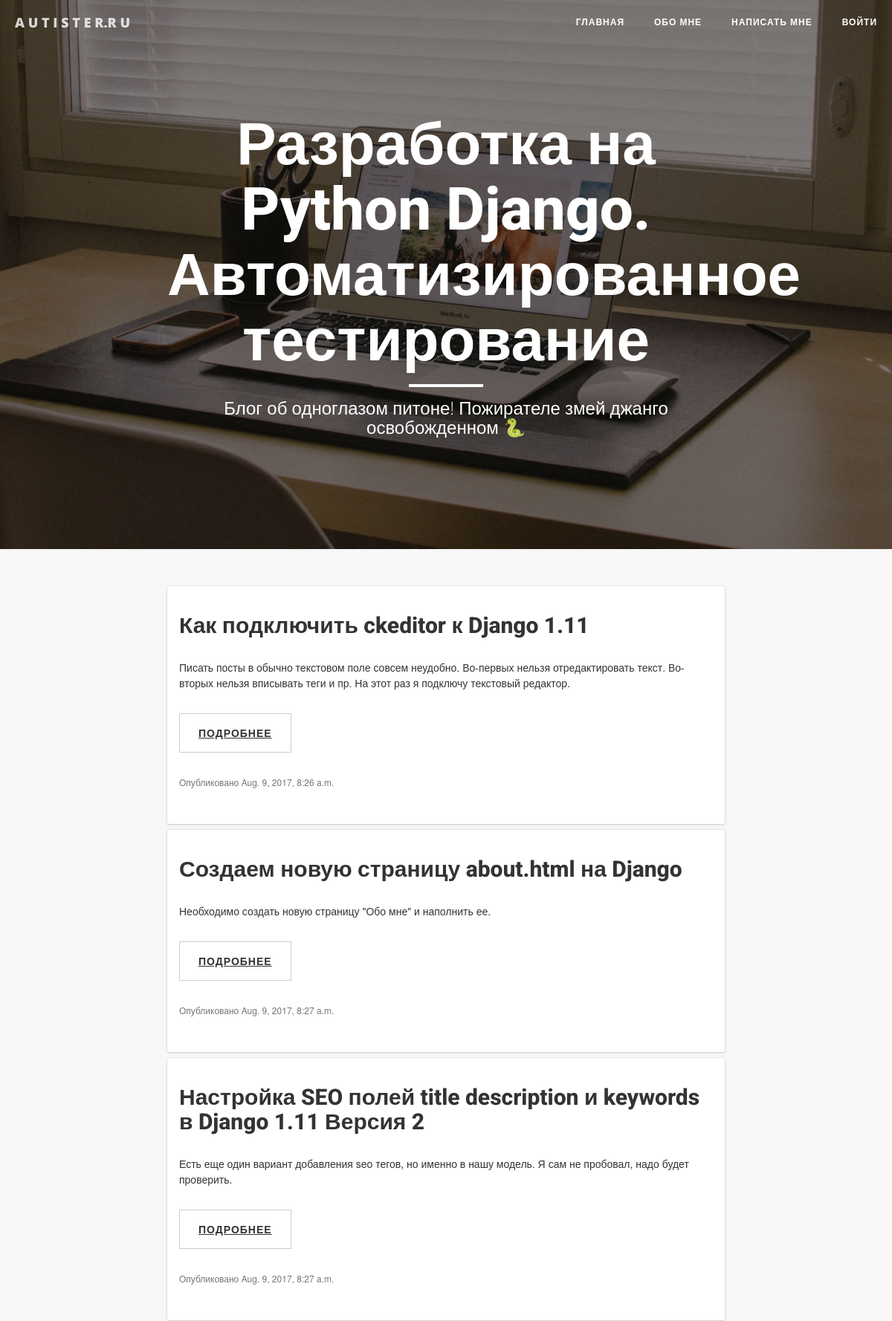
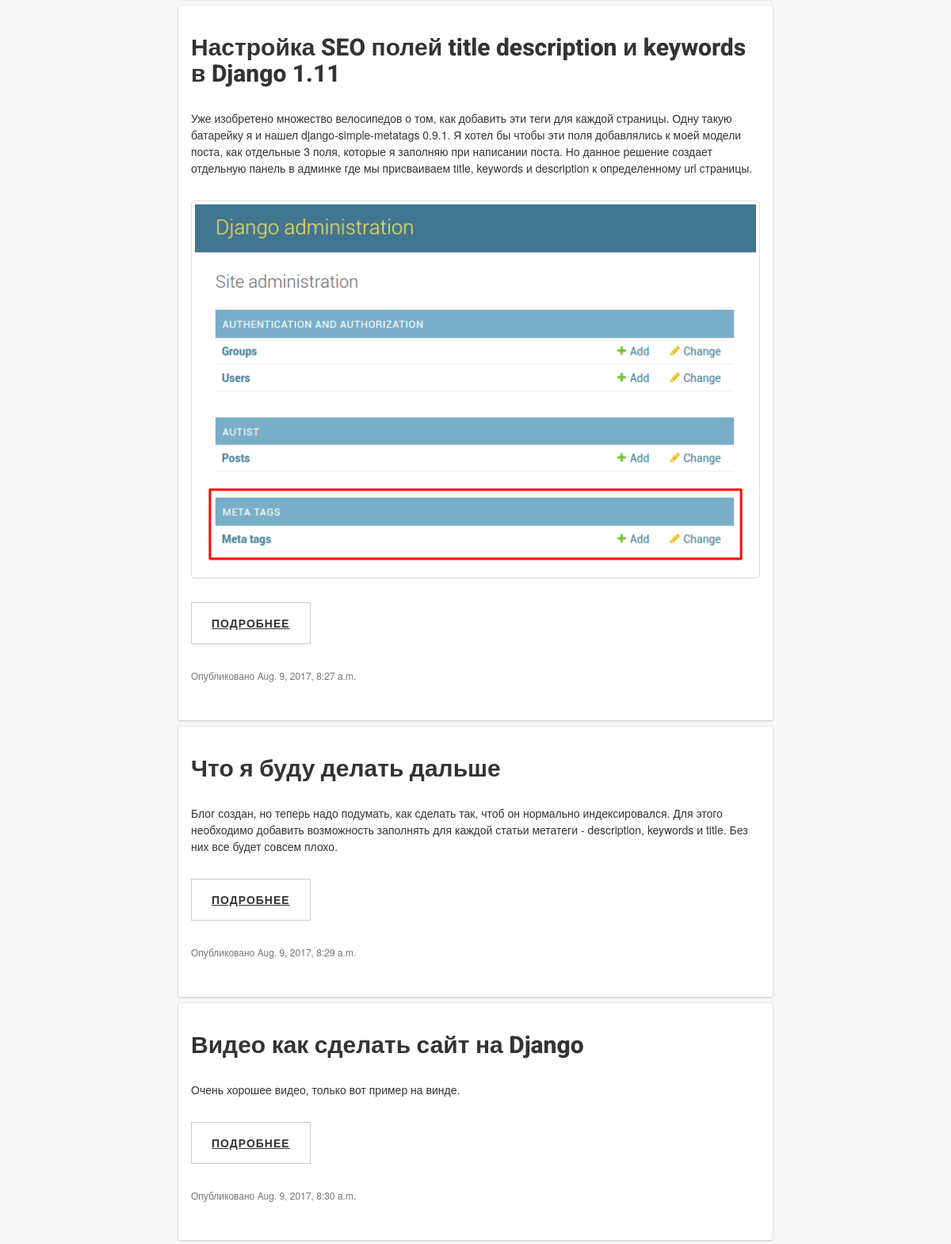
Screenshot of /?page=2 (upper part) with the database file from the repository (2 pictures, top to bottom).
### autist/models.py (models this page shows, shortened)
class Post(models.Model):
    author = models.ForeignKey('auth.User')
    title = models.CharField(max_length=200)
    slug = models.CharField(verbose_name='Транслит', max_length=200, blank=True)  # Поле для записи ссылки
    text = RichTextUploadingField(blank=True, default='')
    created_date = models.DateTimeField(default=timezone.now)
    published_date = models.DateTimeField(blank=True, null=True)
    seo_title = models.CharField('Title', blank=True, max_length=250)
    seo_description = models.CharField('Description', blank=True, max_length=250)
    seo_keywords = models.CharField('Keywords', blank=True, max_length=250)

### autist/views.py (the view)
# urls.py: url(r'^$', views.post_list, name='post_list'),
def post_list(request):
    posts = Post.objects.filter(created_date__lte=timezone.now()).order_by('-created_date') #собираем все посты
    paginator = Paginator(posts, 10) # на странице будет по 10 постов
    page = request.GET.get('page')
    try:
        post = paginator.page(page)
    except PageNotAnInteger:
        post = paginator.page(1)
    except EmptyPage:
        post = paginator.page(paginator.num_pages)
    return render(request, 'autist/post_list.html', {'posts': post})

### autist/templates/autist/post_list.html (shortened to what this page needs)
 {% extends 'autist/base.html' %}
{% block h1 %}
Разработка на Python Django. Автоматизированное тестирование
{% endblock %}
{% block subhead %}
Блог об одноглазом питоне! Пожирателе змей джанго освобожденном 🐍
{% endblock %}
    {% block content %}
				{% for post in posts %}
                <div class="post-preview">
                        <h2 class="post-title">
                            <a href="{% url 'post_detail' slug=post.slug %}">{{ post.title }}</a>
                        </h2>
                        <p>
                            {{ post.text|safe }}
                        </p>
                    <p class="post-meta">Опубликовано {{ post.published_date }}</p>
                </div>
                {% endfor %}
	 {% endblock %}

### autist/templates/autist/base.html (shortened to what this page needs)
{% load staticfiles %}
{% load meta_tags %}
{% load socialaccount %}
<!DOCTYPE html>
<html lang="ru" >
<head>
    <link href="{% static 'vendor/bootstrap/css/bootstrap.css' %}" rel="stylesheet">
    <link href="{% static 'css/clean-blog.css' %}" rel="stylesheet">
    <link href="{% static 'vendor/font-awesome/css/font-awesome.min.css' %}" rel="stylesheet" type="text/css">
	<link href="{% static 'css/style.css' %}" rel="stylesheet">
</head>
<body>
    <nav class="navbar navbar-default navbar-custom navbar-fixed-top">
        <div class="container-fluid">
            <div class="navbar-header page-scroll">
                <a class="navbar-brand" href="/">A U T I S T E R.R U</a>
            </div>
            <div class="collapse navbar-collapse" id="bs-example-navbar-collapse-1">
                <ul class="nav navbar-nav navbar-right">
                    <li>
                        <a href="/">Главная</a>
                    </li>
                    <li>
                        <a href="/about/">Обо мне</a>
                    </li>
                    <li>
                        <a href="/contact/">Написать мне</a>
                    </li>
                    <li>{% if request.user.is_authenticated %}
                            <a href="/accounts/logout/">Выйти</a>
                        <img src="{{ request.user.profile.profile_image_url }}"/>
                        {% if request.user.first_name or request.user.last_name %}
                            {{ request.user.first_name }} {{ request.user.last_name }}
                        {% else %}
                            {{ request.user.username }}
                        {% endif %}
    {% if request.user.profile.account_verified %} (подтвержден) {% else %} (неподтвержден) {% endif %}
                        {% else %}
                            <a href="/accounts/login">Войти</a>{% endif %}
                    </li>
                </ul>
            </div>
        </div>
    </nav>
	<header class="intro-header" style="background-image: url({% static 'img/home-bg.jpg' %})">
        <div class="container">
            <div class="row">
                <div class="col-lg-8 col-lg-offset-2 col-md-10 col-md-offset-1">
                    <div class="site-heading">
                        <h1>
							{% block h1 %}
							{% endblock %}
						</h1>
                        <hr class="small">
                        <span class="subheading">
							{% block subhead %}
							{% endblock %}
						</span>
                    </div>
                </div>
            </div>
        </div>
    </header>
    <div class="container">
        <div class="row">
            <div class="col-lg-8 col-lg-offset-2 col-md-10 col-md-offset-1">
				{% block content %}
                {% endblock %}
            </div>
        </div>
    </div>
</body>
</html>

### autist/static/css/clean-blog.css (style rules this page uses)
body { font-family: "Helvetica Neue", Helvetica, Arial, sans-serif; font-size: 14px; color: #333333; }
p { line-height: 1.5; margin: 30px 0; }
p a { text-decoration: underline; }
h1, h2, h3, h4, h5, h6 { font-family: 'Roboto', sans-serif; font-weight: 800; }
a { color: #333333; }
hr.small { max-width: 100px; margin: 15px auto; border-width: 4px; border-color: white; }
.navbar-custom { position: absolute; top: 0; left: 0; width: 100%; z-index: 3; font-family: 'Open Sans', 'Helvetica Neue', Helvetica, Arial, sans-serif; }
.navbar-custom .navbar-brand { font-weight: 800; }
.navbar-custom .nav li a { text-transform: uppercase; font-size: 12px; font-weight: 800; letter-spacing: 1px; }
@media only screen and (min-width: 768px) { .navbar-custom { background: transparent; border-bottom: 1px solid transparent; } }
@media only screen and (min-width: 768px) { .navbar-custom .navbar-brand { color: white; padding: 20px; } }
@media only screen and (min-width: 768px) { .navbar-custom .nav li a { color: white; padding: 20px; } }
@media only screen and (min-width: 1170px) { .navbar-custom { -webkit-transition: background-color 0.3s; -moz-transition: background-color 0.3s; transition: background-color 0.3s; -webkit-transform: translate3d(0, 0, 0); -moz-transform: translate3d(0, 0, 0); -ms-transform: translate3d(0, 0, 0); -o-transform: translate3d(0, 0, 0); transform: translate3d(0, 0, 0); -webkit-backface-visibility: hidden; backface-visibility: hidden; } }
.intro-header { background-color: #777777; background: no-repeat center center; background-attachment: scroll; -webkit-background-size: cover; -moz-background-size: cover; background-size: cover; -o-background-size: cover; margin-bottom: 50px; }
.intro-header .site-heading, .intro-header .post-heading, .intro-header .page-heading { padding: 100px 0 50px; color: white; }
@media only screen and (min-width: 768px) { .intro-header .site-heading, .intro-header .post-heading, .intro-header .page-heading { padding: 150px 0; } }
.intro-header .site-heading, .intro-header .page-heading { text-align: center; }
.intro-header .site-heading h1, .intro-header .page-heading h1 { margin-top: 0; font-size: 50px; }
.intro-header .site-heading .subheading, .intro-header .page-heading .subheading { font-size: 24px; line-height: 1.1; display: block; font-family: 'Open Sans', 'Helvetica Neue', Helvetica, Arial, sans-serif; font-weight: 300; margin: 10px 0 0; }
@media only screen and (min-width: 768px) { .intro-header .site-heading h1, .intro-header .page-heading h1 { font-size: 80px; } }
.post-preview > .post-meta { font-size: 12px; line-height: 20px; color: #757575; }
.btn { font-family: 'Open Sans', 'Helvetica Neue', Helvetica, Arial, sans-serif; text-transform: uppercase; font-size: 14px; font-weight: 800; letter-spacing: 1px; border-radius: 0; padding: 15px 25px; }
body { -webkit-tap-highlight-color: #0085A1; }

### autist/static/css/style.css (style rules this page uses)
.post-preview { display: block; padding: 16px; -webkit-box-shadow: 0 1px 3px 0 rgba(0,0,0,0.16), 0 0 0 1px rgba(0,0,0,0.04); box-shadow: 0 1px 3px 0 rgba(0,0,0,0.16), 0 0 0 1px rgba(0,0,0,0.04); -webkit-transition: box-shadow .3s ease-in-out; transition: box-shadow .3s ease-in-out; background-color: #fff; -webkit-border-radius: 2px; border-radius: 2px; outline: none; margin-bottom: 8px; }
body { background-color: #f7f7f7; }
.post-meta { font-size: 12px; line-height: 20px; color: #757575; }

### rows the page displays
Post: title "Как подключить ckeditor к Django 1.11", text "Писать посты в обычно текстовом поле совсем неудобно. Во-первых нельзя отредактировать текст. Во-вторых нельзя вписывать теги и пр. На этот раз я подключу текстовый редактор. ПОДРОБНЕЕ", published_date "Aug. 9, 2017, 8:26 a.m."
Post: title "Создаем новую страницу about.html на Django", text "Необходимо создать новую страницу \"Обо мне\" и наполнить ее. ПОДРОБНЕЕ", published_date "Aug. 9, 2017, 8:27 a.m."
Post: title "Настройка SEO полей title description и keywords в Django 1.11 Версия 2", text "Есть еще один вариант добавления seo тегов, но именно в нашу модель. Я сам не пробовал, надо будет проверить. ПОДРОБНЕЕ", published_date "Aug. 9, 2017, 8:27 a.m."
Post: title "Настройка SEO полей title description и keywords в Django 1.11", text "Уже изобретено множество велосипедов о том, как добавить эти теги для каждой страницы. Одну такую батарейку я и нашел django-simple-metatags 0.9.1. Я хотел бы чтобы эти поля добавлялись к моей модели поста, как отдельные 3 поля, которые я заполняю при написании поста. Но данное решение создает отдельную панель в админке где мы присваиваем title, keywords и description к определенному url страницы. ПОДРОБНЕЕ", text (picture), published_date "Aug. 9, 2017, 8:27 a.m."
Post: title "Что я буду делать дальше", text "Блог создан, но теперь надо подумать, как сделать так, чтоб он нормально индексировался. Для этого необходимо добавить возможность заполнять для каждой статьи метатеги - description, keywords и title. Без них все будет совсем плохо. ПОДРОБНЕЕ", published_date "Aug. 9, 2017, 8:29 a.m."
Post: title "Видео как сделать сайт на Django", text "Очень хорошее видео, только вот пример на винде. ПОДРОБНЕЕ", published_date "Aug. 9, 2017, 8:30 a.m."
